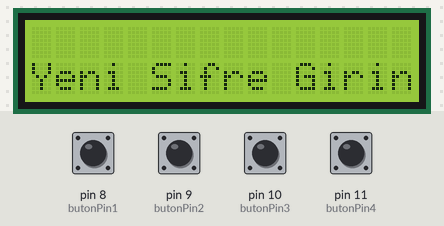
This sketch was run on a simulated Arduino Uno, built with avr-gcc and run on an emulated ATmega328P. Shown: 16×2 character LCD. The test bench sets the inputs (shaded band); at power-on: pin 8 (butonPin1), pin 9 (butonPin2), pin 10 (butonPin3), pin 11 (butonPin4) LOW.

Above: at 1.2 s.
1.3 s: pin 8 (butonPin1) pulled HIGH for 1 s
At 2.9 s:
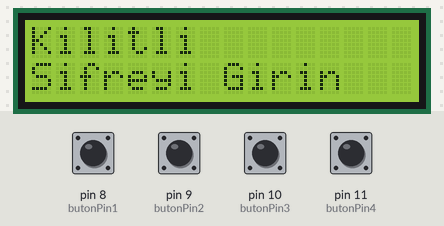
3.8 s: pin 9 (butonPin2) pulled HIGH for 1 s
At 5.2 s:
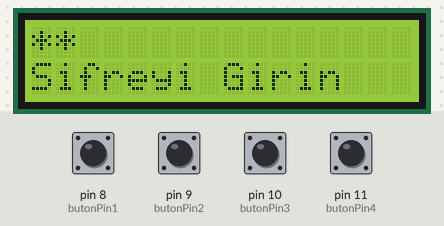
6.3 s: pin 10 (butonPin3) pulled HIGH for 1 s
At 7.2 s:
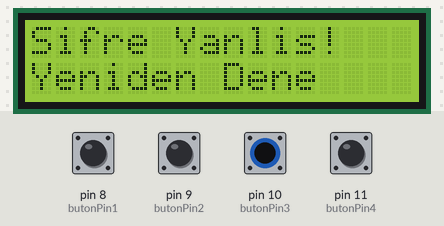
10.3 s: pin 8 (butonPin1) pulled HIGH for 1 s
At 12.7 s:
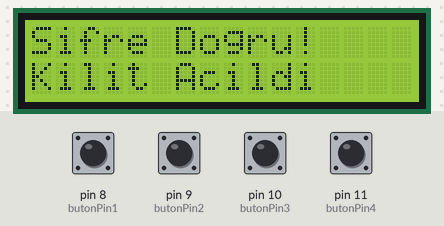
14.3 s: pin 8 (butonPin1) pulled HIGH for 0.15 s
At 14.9 s:
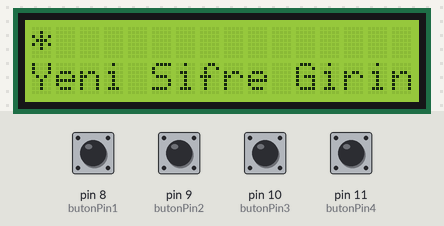
15.9 s: pin 9 (butonPin2) pulled HIGH for 0.15 s
At 16.6 s:
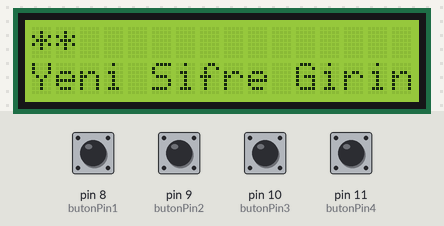
Timing chart, 0 to 18.5 s (numbered marks = the images above; inputs shaded):
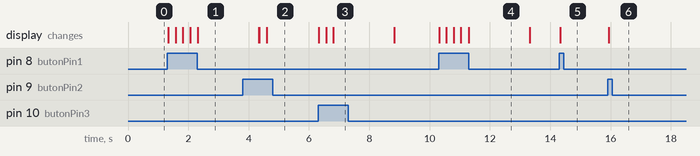

The sketch:

kombinasyon_kilidi1.ino
```cpp
#include <Wire.h>
#include <LiquidCrystal_I2C.h>

int butonPin1 = 8;
int butonPin2 = 9;
int butonPin3 = 10;
int butonPin4 = 11;

LiquidCrystal_I2C lcd(0x27, 16, 2);

boolean sifreVar = false;
String sifre;
String deneme;

void setup() {
  Serial.begin(9600);
  lcd.init();
  lcd.backlight();

  pinMode(butonPin1, INPUT);
  pinMode(butonPin2, INPUT);
  pinMode(butonPin3, INPUT);
  pinMode(butonPin4, INPUT);
}

void loop() {
  lcd.setCursor(0, 0);
  if (sifreVar == false) {
    lcd.clear();
    lcd.setCursor(0, 1);
    lcd.print("Yeni Sifre Girin");
    lcd.setCursor(0, 0);
    while (sifre.length() < 4) {
      char key1 = butonOku(butonPin1, '1');
      if (key1 != '\0') {
        sifre += key1;
        lcd.print("*");
        delay(200);
      }

      char key2 = butonOku(butonPin2, '2');
      if (key2 != '\0') {
        sifre += key2;
        lcd.print("*");
        delay(200);
      }

      char key3 = butonOku(butonPin3, '3');
      if (key3 != '\0') {
        sifre += key3;
        lcd.print("*");
        delay(200);
      }

      char key4 = butonOku(butonPin4, '4');
      if (key4 != '\0') {
        sifre += key4;
        lcd.print("*");
        delay(200);
      }
    }
    sifreVar = true;
    lcd.clear();
    lcd.setCursor(0, 0);
    lcd.print("Kilitli");
    lcd.setCursor(0, 1);
    lcd.print("Sifreyi Girin");
    delay(2000);
  } else {
    lcd.clear();
    lcd.setCursor(0, 1);
    lcd.print("Sifreyi Girin");
    lcd.setCursor(0, 0);
    while (deneme.length() < 4) {
      char key1 = butonOku(butonPin1, '1');
      if (key1 != '\0') {
        deneme += key1;
        lcd.print("*");
        delay(200);
      }

      char key2 = butonOku(butonPin2, '2');
      if (key2 != '\0') {
        deneme += key2;
        lcd.print("*");
        delay(200);
      }

      char key3 = butonOku(butonPin3, '3');
      if (key3 != '\0') {
        deneme += key3;
        lcd.print("*");
        delay(200);
      }

      char key4 = butonOku(butonPin4, '4');
      if (key4 != '\0') {
        deneme += key4;
        lcd.print("*");
        delay(200);
      }
    }
  }

  if (deneme == sifre) {
    lcd.clear();
    lcd.setCursor(0, 0);
    lcd.print("Sifre Dogru!");
    lcd.setCursor(0, 1);
    lcd.print("Kilit Acildi");
    delay(2000);
    sifre = "";
    deneme = "";
    sifreVar = false;
  }else if(deneme != sifre && deneme.length() == 4){
    lcd.clear();
    lcd.setCursor(0, 0);
    lcd.print("Sifre Yanlis!");
    lcd.setCursor(0, 1);
    lcd.print("Yeniden Dene");
    delay(2000);
    deneme = "";
    sifreVar = true;
  }
}

char butonOku(int pin, char key) {
  delay(10);
  if (digitalRead(pin) == HIGH) {
    return key;
  }
  return '\0';
}
```

Measured:
- after the input at 1.3 s, the display: first changes at once (image 1 shows a later state)
- after the input at 3.8 s, the display: first differs from a run without the input after 0.55 s (image 2 shows a later state)
- after the input at 6.3 s, the display: first changes at once (image 3 shows a later state)
- after the input at 10.3 s, the display: first changes at once (image 4 shows a later state)
- after the input at 14.3 s, the display: changes at once (image 5)
- after the input at 15.9 s, the display: changes at once (image 6)
